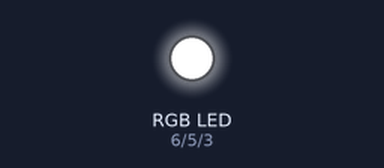
The sketch below on a simulated Arduino Uno, built with avr-gcc and run on an emulated ATmega328P. Parts: an RGB LED mixed from three pins (HIGH = lit).

Above: at 0.1 s.
Timing chart, 0 to 1.6 s (numbered marks = the images above):
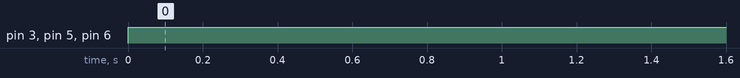

Measured:
- by itself, pin 3 (bluePin), pin 5 (greenPin), pin 6 (redPin): LOW → HIGH at 0.00 s

The sketch:

sketch_mar29a.ino
```cpp
int redPin = 6;
int greenPin = 5;
int bluePin = 3;

void setup(){
  //RGB핀 셋팅
  pinMode(redPin, OUTPUT);
  pinMode(greenPin, OUTPUT);
  pinMode(bluePin, OUTPUT);
}
void loop(){
   //흰색
  digitalWrite(redPin,HIGH);
  digitalWrite(greenPin,HIGH);
  digitalWrite(bluePin,HIGH);
  delay(1000);
//  digitalWrite(bluePin,LOW);
//  delay(1000);
}
```
